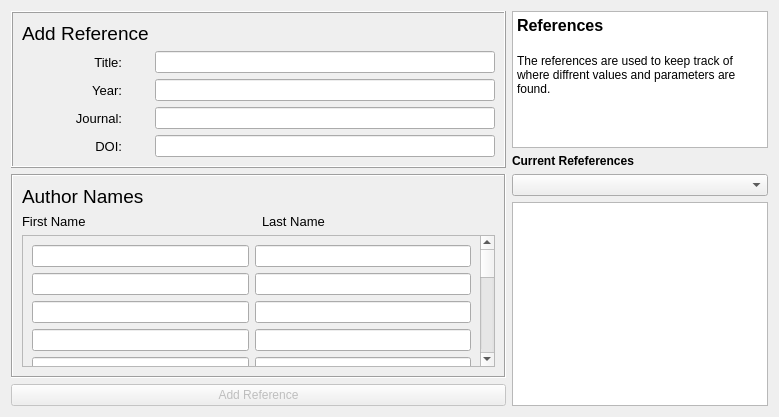
<?xml version="1.0" encoding="UTF-8"?>
<ui version="4.0">
 <class>Dialog</class>
 <widget class="QDialog" name="Dialog">
  <property name="geometry">
   <rect>
    <x>0</x>
    <y>0</y>
    <width>779</width>
    <height>417</height>
   </rect>
  </property>
  <property name="windowTitle">
   <string>Dialog</string>
  </property>
  <layout class="QGridLayout" name="gridLayout_3">
   <item row="2" column="1">
    <widget class="QComboBox" name="comboBoxRef">
     <property name="sizePolicy">
      <sizepolicy hsizetype="Preferred" vsizetype="Fixed">
       <horstretch>0</horstretch>
       <verstretch>0</verstretch>
      </sizepolicy>
     </property>
     <property name="minimumSize">
      <size>
       <width>0</width>
       <height>0</height>
      </size>
     </property>
     <property name="maximumSize">
      <size>
       <width>256</width>
       <height>36</height>
      </size>
     </property>
     <item>
      <property name="text">
       <string/>
      </property>
     </item>
    </widget>
   </item>
   <item row="0" column="1">
    <widget class="QTextBrowser" name="textBrowser">
     <property name="sizePolicy">
      <sizepolicy hsizetype="Preferred" vsizetype="Expanding">
       <horstretch>0</horstretch>
       <verstretch>0</verstretch>
      </sizepolicy>
     </property>
     <property name="maximumSize">
      <size>
       <width>256</width>
       <height>16777215</height>
      </size>
     </property>
     <property name="html">
      <string>&lt;!DOCTYPE HTML PUBLIC &quot;-//W3C//DTD HTML 4.0//EN&quot; &quot;http://www.w3.org/TR/REC-html40/strict.dtd&quot;&gt;
&lt;html&gt;&lt;head&gt;&lt;meta name=&quot;qrichtext&quot; content=&quot;1&quot; /&gt;&lt;style type=&quot;text/css&quot;&gt;
p, li { white-space: pre-wrap; }
&lt;/style&gt;&lt;/head&gt;&lt;body style=&quot; font-family:'MS Shell Dlg 2'; font-size:9.75pt; font-weight:400; font-style:normal;&quot;&gt;
&lt;p style=&quot; margin-top:0px; margin-bottom:0px; margin-left:0px; margin-right:0px; -qt-block-indent:0; text-indent:0px;&quot;&gt;&lt;span style=&quot; font-size:12pt; font-weight:600;&quot;&gt;References&lt;/span&gt;&lt;/p&gt;
&lt;p style=&quot;-qt-paragraph-type:empty; margin-top:0px; margin-bottom:0px; margin-left:0px; margin-right:0px; -qt-block-indent:0; text-indent:0px; font-size:12pt; font-weight:600;&quot;&gt;&lt;br /&gt;&lt;/p&gt;
&lt;p style=&quot; margin-top:0px; margin-bottom:0px; margin-left:0px; margin-right:0px; -qt-block-indent:0; text-indent:0px;&quot;&gt;&lt;span style=&quot; font-size:9pt;&quot;&gt;The references are used to keep track of where diffrent values and parameters are found. &lt;/span&gt;&lt;/p&gt;
&lt;p style=&quot;-qt-paragraph-type:empty; margin-top:0px; margin-bottom:0px; margin-left:0px; margin-right:0px; -qt-block-indent:0; text-indent:0px; font-size:9pt;&quot;&gt;&lt;br /&gt;&lt;/p&gt;
&lt;p style=&quot;-qt-paragraph-type:empty; margin-top:0px; margin-bottom:0px; margin-left:0px; margin-right:0px; -qt-block-indent:0; text-indent:0px; font-size:9pt;&quot;&gt;&lt;br /&gt;&lt;/p&gt;&lt;/body&gt;&lt;/html&gt;</string>
     </property>
    </widget>
   </item>
   <item row="3" column="1" rowspan="2">
    <widget class="QTextBrowser" name="textBrowserRef">
     <property name="sizePolicy">
      <sizepolicy hsizetype="Preferred" vsizetype="Preferred">
       <horstretch>0</horstretch>
       <verstretch>0</verstretch>
      </sizepolicy>
     </property>
     <property name="maximumSize">
      <size>
       <width>256</width>
       <height>16777215</height>
      </size>
     </property>
    </widget>
   </item>
   <item row="4" column="0">
    <layout class="QGridLayout" name="gridLayout_8">
     <item row="0" column="0">
      <widget class="QPushButton" name="pushButtonAddRef">
       <property name="enabled">
        <bool>false</bool>
       </property>
       <property name="text">
        <string>Add Reference</string>
       </property>
      </widget>
     </item>
    </layout>
   </item>
   <item row="1" column="1">
    <widget class="QLabel" name="label_8">
     <property name="font">
      <font>
       <weight>75</weight>
       <bold>true</bold>
      </font>
     </property>
     <property name="text">
      <string>Current Refeferences</string>
     </property>
    </widget>
   </item>
   <item row="2" column="0" rowspan="2">
    <widget class="QFrame" name="frame">
     <property name="frameShape">
      <enum>QFrame::Box</enum>
     </property>
     <property name="frameShadow">
      <enum>QFrame::Sunken</enum>
     </property>
     <layout class="QGridLayout" name="gridLayout">
      <item row="0" column="0">
       <widget class="QLabel" name="label_7">
        <property name="font">
         <font>
          <pointsize>14</pointsize>
         </font>
        </property>
        <property name="text">
         <string>Author Names</string>
        </property>
       </widget>
      </item>
      <item row="1" column="0">
       <widget class="QLabel" name="label">
        <property name="font">
         <font>
          <pointsize>10</pointsize>
         </font>
        </property>
        <property name="text">
         <string>First Name</string>
        </property>
       </widget>
      </item>
      <item row="1" column="1">
       <widget class="QLabel" name="label_2">
        <property name="font">
         <font>
          <pointsize>10</pointsize>
         </font>
        </property>
        <property name="frameShape">
         <enum>QFrame::NoFrame</enum>
        </property>
        <property name="frameShadow">
         <enum>QFrame::Sunken</enum>
        </property>
        <property name="text">
         <string>Last Name</string>
        </property>
       </widget>
      </item>
      <item row="2" column="0" colspan="2">
       <widget class="QScrollArea" name="scrollArea">
        <property name="sizePolicy">
         <sizepolicy hsizetype="Preferred" vsizetype="Expanding">
          <horstretch>0</horstretch>
          <verstretch>0</verstretch>
         </sizepolicy>
        </property>
        <property name="sizeAdjustPolicy">
         <enum>QAbstractScrollArea::AdjustToContents</enum>
        </property>
        <property name="widgetResizable">
         <bool>true</bool>
        </property>
        <widget class="QWidget" name="scrollAreaWidgetContents_3">
         <property name="geometry">
          <rect>
           <x>0</x>
           <y>0</y>
           <width>458</width>
           <height>488</height>
          </rect>
         </property>
         <layout class="QGridLayout" name="gridLayout_4">
          <item row="0" column="0">
           <widget class="QgsFilterLineEdit" name="textEditFN_0">
            <property name="maximumSize">
             <size>
              <width>16777215</width>
              <height>36</height>
             </size>
            </property>
            <property name="qgisRelation" stdset="0">
             <string notr="true"/>
            </property>
           </widget>
          </item>
          <item row="0" column="1">
           <widget class="QgsFilterLineEdit" name="textEditLN0_0">
            <property name="maximumSize">
             <size>
              <width>16777215</width>
              <height>36</height>
             </size>
            </property>
            <property name="qgisRelation" stdset="0">
             <string notr="true"/>
            </property>
           </widget>
          </item>
          <item row="1" column="0">
           <widget class="QgsFilterLineEdit" name="textEditFN_1">
            <property name="maximumSize">
             <size>
              <width>16777215</width>
              <height>36</height>
             </size>
            </property>
            <property name="qgisRelation" stdset="0">
             <string notr="true"/>
            </property>
           </widget>
          </item>
          <item row="1" column="1">
           <widget class="QgsFilterLineEdit" name="textEditLN0_1">
            <property name="maximumSize">
             <size>
              <width>16777215</width>
              <height>36</height>
             </size>
            </property>
            <property name="qgisRelation" stdset="0">
             <string notr="true"/>
            </property>
           </widget>
          </item>
          <item row="2" column="0">
           <widget class="QgsFilterLineEdit" name="textEditFN_2">
            <property name="maximumSize">
             <size>
              <width>16777215</width>
              <height>36</height>
             </size>
            </property>
            <property name="qgisRelation" stdset="0">
             <string notr="true"/>
            </property>
           </widget>
          </item>
          <item row="2" column="1">
           <widget class="QgsFilterLineEdit" name="textEditLN0_2">
            <property name="maximumSize">
             <size>
              <width>16777215</width>
              <height>36</height>
             </size>
            </property>
            <property name="qgisRelation" stdset="0">
             <string notr="true"/>
            </property>
           </widget>
          </item>
          <item row="3" column="0">
           <widget class="QgsFilterLineEdit" name="textEditFN_3">
            <property name="maximumSize">
             <size>
              <width>16777215</width>
              <height>36</height>
             </size>
            </property>
            <property name="qgisRelation" stdset="0">
             <string notr="true"/>
            </property>
           </widget>
          </item>
          <item row="3" column="1">
           <widget class="QgsFilterLineEdit" name="textEditLN0_3">
            <property name="maximumSize">
             <size>
              <width>16777215</width>
              <height>36</height>
             </size>
            </property>
            <property name="qgisRelation" stdset="0">
             <string notr="true"/>
            </property>
           </widget>
          </item>
          <item row="4" column="0">
           <widget class="QgsFilterLineEdit" name="textEditFN_4">
            <property name="maximumSize">
             <size>
              <width>16777215</width>
              <height>36</height>
             </size>
            </property>
            <property name="qgisRelation" stdset="0">
             <string notr="true"/>
            </property>
           </widget>
          </item>
          <item row="4" column="1">
           <widget class="QgsFilterLineEdit" name="textEditLN0_4">
            <property name="maximumSize">
             <size>
              <width>16777215</width>
              <height>36</height>
             </size>
            </property>
            <property name="qgisRelation" stdset="0">
             <string notr="true"/>
            </property>
           </widget>
          </item>
          <item row="5" column="0">
           <widget class="QgsFilterLineEdit" name="textEditFN_5">
            <property name="maximumSize">
             <size>
              <width>16777215</width>
              <height>36</height>
             </size>
            </property>
            <property name="qgisRelation" stdset="0">
             <string notr="true"/>
            </property>
           </widget>
          </item>
          <item row="5" column="1">
           <widget class="QgsFilterLineEdit" name="textEditLN0_5">
            <property name="maximumSize">
             <size>
              <width>16777215</width>
              <height>36</height>
             </size>
            </property>
            <property name="qgisRelation" stdset="0">
             <string notr="true"/>
            </property>
           </widget>
          </item>
          <item row="6" column="0">
           <widget class="QgsFilterLineEdit" name="textEditFN_6">
            <property name="maximumSize">
             <size>
              <width>16777215</width>
              <height>36</height>
             </size>
            </property>
            <property name="qgisRelation" stdset="0">
             <string notr="true"/>
            </property>
           </widget>
          </item>
          <item row="6" column="1">
           <widget class="QgsFilterLineEdit" name="textEditLN0_6">
            <property name="maximumSize">
             <size>
              <width>16777215</width>
              <height>36</height>
             </size>
            </property>
            <property name="qgisRelation" stdset="0">
             <string notr="true"/>
            </property>
           </widget>
          </item>
          <item row="7" column="0">
           <widget class="QgsFilterLineEdit" name="textEditFN_7">
            <property name="maximumSize">
             <size>
              <width>16777215</width>
              <height>36</height>
             </size>
            </property>
            <property name="qgisRelation" stdset="0">
             <string notr="true"/>
            </property>
           </widget>
          </item>
          <item row="7" column="1">
           <widget class="QgsFilterLineEdit" name="textEditLN0_7">
            <property name="maximumSize">
             <size>
              <width>16777215</width>
              <height>36</height>
             </size>
            </property>
            <property name="qgisRelation" stdset="0">
             <string notr="true"/>
            </property>
           </widget>
          </item>
          <item row="8" column="0">
           <widget class="QgsFilterLineEdit" name="textEditFN_8">
            <property name="maximumSize">
             <size>
              <width>16777215</width>
              <height>36</height>
             </size>
            </property>
            <property name="qgisRelation" stdset="0">
             <string notr="true"/>
            </property>
           </widget>
          </item>
          <item row="8" column="1">
           <widget class="QgsFilterLineEdit" name="textEditLN0_8">
            <property name="maximumSize">
             <size>
              <width>16777215</width>
              <height>36</height>
             </size>
            </property>
            <property name="qgisRelation" stdset="0">
             <string notr="true"/>
            </property>
           </widget>
          </item>
          <item row="9" column="0">
           <widget class="QgsFilterLineEdit" name="textEditFN_9">
            <property name="maximumSize">
             <size>
              <width>16777215</width>
              <height>36</height>
             </size>
            </property>
            <property name="qgisRelation" stdset="0">
             <string notr="true"/>
            </property>
           </widget>
          </item>
          <item row="9" column="1">
           <widget class="QgsFilterLineEdit" name="textEditLN0_9">
            <property name="maximumSize">
             <size>
              <width>16777215</width>
              <height>36</height>
             </size>
            </property>
            <property name="qgisRelation" stdset="0">
             <string notr="true"/>
            </property>
           </widget>
          </item>
          <item row="10" column="0">
           <widget class="QgsFilterLineEdit" name="textEditFN_10">
            <property name="maximumSize">
             <size>
              <width>16777215</width>
              <height>36</height>
             </size>
            </property>
            <property name="qgisRelation" stdset="0">
             <string notr="true"/>
            </property>
           </widget>
          </item>
          <item row="10" column="1">
           <widget class="QgsFilterLineEdit" name="textEditLN0_10">
            <property name="maximumSize">
             <size>
              <width>16777215</width>
              <height>36</height>
             </size>
            </property>
            <property name="qgisRelation" stdset="0">
             <string notr="true"/>
            </property>
           </widget>
          </item>
          <item row="11" column="0">
           <widget class="QgsFilterLineEdit" name="textEditFN_11">
            <property name="maximumSize">
             <size>
              <width>16777215</width>
              <height>36</height>
             </size>
            </property>
            <property name="qgisRelation" stdset="0">
             <string notr="true"/>
            </property>
           </widget>
          </item>
          <item row="11" column="1">
           <widget class="QgsFilterLineEdit" name="textEditLN0_11">
            <property name="maximumSize">
             <size>
              <width>16777215</width>
              <height>36</height>
             </size>
            </property>
            <property name="qgisRelation" stdset="0">
             <string notr="true"/>
            </property>
           </widget>
          </item>
          <item row="12" column="0">
           <widget class="QgsFilterLineEdit" name="textEditFN_12">
            <property name="maximumSize">
             <size>
              <width>16777215</width>
              <height>36</height>
             </size>
            </property>
            <property name="qgisRelation" stdset="0">
             <string notr="true"/>
            </property>
           </widget>
          </item>
          <item row="12" column="1">
           <widget class="QgsFilterLineEdit" name="textEditLN0_12">
            <property name="maximumSize">
             <size>
              <width>16777215</width>
              <height>36</height>
             </size>
            </property>
            <property name="qgisRelation" stdset="0">
             <string notr="true"/>
            </property>
           </widget>
          </item>
          <item row="13" column="0">
           <widget class="QgsFilterLineEdit" name="textEditFN_13">
            <property name="maximumSize">
             <size>
              <width>16777215</width>
              <height>36</height>
             </size>
            </property>
            <property name="qgisRelation" stdset="0">
             <string notr="true"/>
            </property>
           </widget>
          </item>
          <item row="13" column="1">
           <widget class="QgsFilterLineEdit" name="textEditLN0_13">
            <property name="maximumSize">
             <size>
              <width>16777215</width>
              <height>36</height>
             </size>
            </property>
            <property name="qgisRelation" stdset="0">
             <string notr="true"/>
            </property>
           </widget>
          </item>
          <item row="14" column="0">
           <widget class="QgsFilterLineEdit" name="textEditFN_14">
            <property name="maximumSize">
             <size>
              <width>16777215</width>
              <height>36</height>
             </size>
            </property>
            <property name="qgisRelation" stdset="0">
             <string notr="true"/>
            </property>
           </widget>
          </item>
          <item row="14" column="1">
           <widget class="QgsFilterLineEdit" name="textEditLN0_14">
            <property name="maximumSize">
             <size>
              <width>16777215</width>
              <height>36</height>
             </size>
            </property>
            <property name="qgisRelation" stdset="0">
             <string notr="true"/>
            </property>
           </widget>
          </item>
          <item row="15" column="0">
           <widget class="QgsFilterLineEdit" name="textEditFN_15">
            <property name="maximumSize">
             <size>
              <width>16777215</width>
              <height>36</height>
             </size>
            </property>
            <property name="qgisRelation" stdset="0">
             <string notr="true"/>
            </property>
           </widget>
          </item>
          <item row="15" column="1">
           <widget class="QgsFilterLineEdit" name="textEditLN0_15">
            <property name="maximumSize">
             <size>
              <width>16777215</width>
              <height>36</height>
             </size>
            </property>
            <property name="qgisRelation" stdset="0">
             <string notr="true"/>
            </property>
           </widget>
          </item>
          <item row="16" column="0">
           <widget class="QgsFilterLineEdit" name="textEditFN_16">
            <property name="maximumSize">
             <size>
              <width>16777215</width>
              <height>36</height>
             </size>
            </property>
            <property name="qgisRelation" stdset="0">
             <string notr="true"/>
            </property>
           </widget>
          </item>
          <item row="16" column="1">
           <widget class="QgsFilterLineEdit" name="textEditLN0_16">
            <property name="maximumSize">
             <size>
              <width>16777215</width>
              <height>36</height>
             </size>
            </property>
            <property name="qgisRelation" stdset="0">
             <string notr="true"/>
            </property>
           </widget>
          </item>
         </layout>
        </widget>
       </widget>
      </item>
     </layout>
    </widget>
   </item>
   <item row="0" column="0" rowspan="2">
    <widget class="QFrame" name="frame1">
     <property name="frameShape">
      <enum>QFrame::Box</enum>
     </property>
     <property name="frameShadow">
      <enum>QFrame::Raised</enum>
     </property>
     <layout class="QGridLayout" name="gridLayout_2">
      <item row="0" column="0">
       <widget class="QLabel" name="label_42">
        <property name="text">
         <string>&lt;!DOCTYPE HTML PUBLIC &quot;-//W3C//DTD HTML 4.0//EN&quot; &quot;http://www.w3.org/TR/REC-html40/strict.dtd&quot;&gt;
&lt;html&gt;&lt;head&gt;&lt;meta name=&quot;qrichtext&quot; content=&quot;1&quot; /&gt;&lt;style type=&quot;text/css&quot;&gt;
p, li { white-space: pre-wrap; }
&lt;/style&gt;&lt;/head&gt;&lt;body style=&quot; font-family:'MS Shell Dlg 2'; font-size:8pt; font-weight:400; font-style:normal;&quot;&gt;
&lt;p style=&quot; margin-top:0px; margin-bottom:0px; margin-left:0px; margin-right:0px; -qt-block-indent:0; text-indent:0px;&quot;&gt;&lt;span style=&quot; font-size:14pt;&quot;&gt;Add Reference&lt;/span&gt;&lt;/p&gt;&lt;/body&gt;&lt;/html&gt;</string>
        </property>
       </widget>
      </item>
      <item row="3" column="0">
       <widget class="QLabel" name="label_5">
        <property name="maximumSize">
         <size>
          <width>100</width>
          <height>16777215</height>
         </size>
        </property>
        <property name="font">
         <font>
          <pointsize>10</pointsize>
          <weight>50</weight>
          <bold>false</bold>
          <strikeout>false</strikeout>
         </font>
        </property>
        <property name="text">
         <string>Journal:</string>
        </property>
        <property name="alignment">
         <set>Qt::AlignRight|Qt::AlignTrailing|Qt::AlignVCenter</set>
        </property>
       </widget>
      </item>
      <item row="2" column="0">
       <widget class="QLabel" name="label_4">
        <property name="maximumSize">
         <size>
          <width>100</width>
          <height>16777215</height>
         </size>
        </property>
        <property name="font">
         <font>
          <pointsize>10</pointsize>
          <weight>50</weight>
          <bold>false</bold>
          <strikeout>false</strikeout>
         </font>
        </property>
        <property name="text">
         <string>Year:</string>
        </property>
        <property name="alignment">
         <set>Qt::AlignRight|Qt::AlignTrailing|Qt::AlignVCenter</set>
        </property>
       </widget>
      </item>
      <item row="1" column="0">
       <widget class="QLabel" name="label_3">
        <property name="maximumSize">
         <size>
          <width>100</width>
          <height>16777215</height>
         </size>
        </property>
        <property name="font">
         <font>
          <pointsize>10</pointsize>
          <weight>50</weight>
          <bold>false</bold>
          <strikeout>false</strikeout>
         </font>
        </property>
        <property name="text">
         <string>Title:</string>
        </property>
        <property name="alignment">
         <set>Qt::AlignRight|Qt::AlignTrailing|Qt::AlignVCenter</set>
        </property>
       </widget>
      </item>
      <item row="1" column="1">
       <widget class="QgsFilterLineEdit" name="textEditTitle">
        <property name="maximumSize">
         <size>
          <width>16777215</width>
          <height>36</height>
         </size>
        </property>
        <property name="inputMethodHints">
         <set>Qt::ImhNone</set>
        </property>
        <property name="qgisRelation" stdset="0">
         <string notr="true"/>
        </property>
       </widget>
      </item>
      <item row="4" column="0">
       <widget class="QLabel" name="label_6">
        <property name="maximumSize">
         <size>
          <width>100</width>
          <height>16777215</height>
         </size>
        </property>
        <property name="font">
         <font>
          <pointsize>10</pointsize>
          <weight>50</weight>
          <bold>false</bold>
          <strikeout>false</strikeout>
         </font>
        </property>
        <property name="text">
         <string>DOI:</string>
        </property>
        <property name="alignment">
         <set>Qt::AlignRight|Qt::AlignTrailing|Qt::AlignVCenter</set>
        </property>
       </widget>
      </item>
      <item row="4" column="1">
       <widget class="QgsFilterLineEdit" name="textEditDOI">
        <property name="maximumSize">
         <size>
          <width>16777215</width>
          <height>36</height>
         </size>
        </property>
        <property name="qgisRelation" stdset="0">
         <string notr="true"/>
        </property>
       </widget>
      </item>
      <item row="2" column="1">
       <widget class="QgsFilterLineEdit" name="textEditYear">
        <property name="maximumSize">
         <size>
          <width>16777215</width>
          <height>36</height>
         </size>
        </property>
        <property name="inputMethodHints">
         <set>Qt::ImhNone</set>
        </property>
        <property name="qgisRelation" stdset="0">
         <string notr="true"/>
        </property>
       </widget>
      </item>
      <item row="3" column="1">
       <widget class="QgsFilterLineEdit" name="textEditJournal">
        <property name="maximumSize">
         <size>
          <width>16777215</width>
          <height>36</height>
         </size>
        </property>
        <property name="qgisRelation" stdset="0">
         <string notr="true"/>
        </property>
       </widget>
      </item>
     </layout>
    </widget>
   </item>
  </layout>
 </widget>
 <customwidgets>
  <customwidget>
   <class>QgsFilterLineEdit</class>
   <extends>QLineEdit</extends>
   <header>qgsfilterlineedit.h</header>
  </customwidget>
 </customwidgets>
 <resources/>
 <connections/>
</ui>
